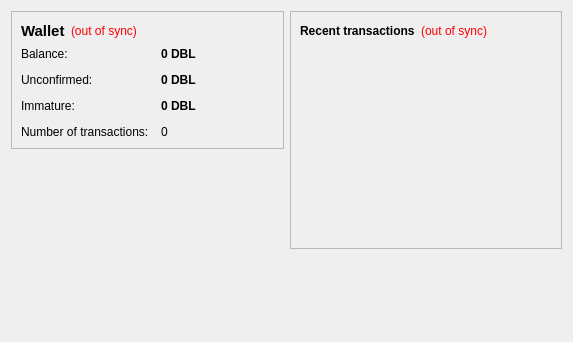
<?xml version="1.0" encoding="UTF-8"?>
<ui version="4.0">
 <class>OverviewPage</class>
 <widget class="QWidget" name="OverviewPage">
  <property name="geometry">
   <rect>
    <x>0</x>
    <y>0</y>
    <width>573</width>
    <height>342</height>
   </rect>
  </property>
  <property name="windowTitle">
   <string>Form</string>
  </property>
  <layout class="QHBoxLayout" name="horizontalLayout" stretch="1,1">
   <item>
    <layout class="QVBoxLayout" name="verticalLayout_2">
     <item>
      <widget class="QFrame" name="frame">
       <property name="frameShape">
        <enum>QFrame::StyledPanel</enum>
       </property>
       <property name="frameShadow">
        <enum>QFrame::Raised</enum>
       </property>
       <layout class="QVBoxLayout" name="verticalLayout_4">
        <item>
         <layout class="QHBoxLayout" name="horizontalLayout_4">
          <item>
           <widget class="QLabel" name="label_5">
            <property name="font">
             <font>
              <pointsize>11</pointsize>
              <weight>75</weight>
              <bold>true</bold>
             </font>
            </property>
            <property name="text">
             <string>Wallet</string>
            </property>
           </widget>
          </item>
          <item>
           <widget class="QLabel" name="labelWalletStatus">
            <property name="toolTip">
             <string>The displayed information may be out of date. Your wallet automatically synchronizes with the Doubloons network after a connection is established, but this process has not completed yet.</string>
            </property>
            <property name="styleSheet">
             <string notr="true">QLabel { color: red; }</string>
            </property>
            <property name="text">
             <string notr="true">(out of sync)</string>
            </property>
            <property name="alignment">
             <set>Qt::AlignLeading|Qt::AlignLeft|Qt::AlignVCenter</set>
            </property>
           </widget>
          </item>
          <item>
           <spacer name="horizontalSpacer_2">
            <property name="orientation">
             <enum>Qt::Horizontal</enum>
            </property>
            <property name="sizeHint" stdset="0">
             <size>
              <width>40</width>
              <height>20</height>
             </size>
            </property>
           </spacer>
          </item>
         </layout>
        </item>
        <item>
         <layout class="QFormLayout" name="formLayout_2">
          <property name="fieldGrowthPolicy">
           <enum>QFormLayout::AllNonFixedFieldsGrow</enum>
          </property>
          <property name="horizontalSpacing">
           <number>12</number>
          </property>
          <property name="verticalSpacing">
           <number>12</number>
          </property>
          <item row="0" column="0">
           <widget class="QLabel" name="label">
            <property name="text">
             <string>Balance:</string>
            </property>
           </widget>
          </item>
          <item row="0" column="1">
           <widget class="QLabel" name="labelBalance">
            <property name="font">
             <font>
              <weight>75</weight>
              <bold>true</bold>
             </font>
            </property>
            <property name="cursor">
             <cursorShape>IBeamCursor</cursorShape>
            </property>
            <property name="toolTip">
             <string>Your current balance</string>
            </property>
            <property name="text">
             <string notr="true">0 DBL</string>
            </property>
            <property name="textInteractionFlags">
             <set>Qt::LinksAccessibleByMouse|Qt::TextSelectableByKeyboard|Qt::TextSelectableByMouse</set>
            </property>
           </widget>
          </item>
          <item row="1" column="0">
           <widget class="QLabel" name="label_3">
            <property name="text">
             <string>Unconfirmed:</string>
            </property>
           </widget>
          </item>
          <item row="1" column="1">
           <widget class="QLabel" name="labelUnconfirmed">
            <property name="font">
             <font>
              <weight>75</weight>
              <bold>true</bold>
             </font>
            </property>
            <property name="cursor">
             <cursorShape>IBeamCursor</cursorShape>
            </property>
            <property name="toolTip">
             <string>Total of transactions that have yet to be confirmed, and do not yet count toward the current balance</string>
            </property>
            <property name="text">
             <string notr="true">0 DBL</string>
            </property>
            <property name="textInteractionFlags">
             <set>Qt::LinksAccessibleByMouse|Qt::TextSelectableByKeyboard|Qt::TextSelectableByMouse</set>
            </property>
           </widget>
          </item>
          <item row="3" column="0">
           <widget class="QLabel" name="label_2">
            <property name="text">
             <string>Number of transactions:</string>
            </property>
           </widget>
          </item>
          <item row="3" column="1">
           <widget class="QLabel" name="labelNumTransactions">
            <property name="toolTip">
             <string>Total number of transactions in wallet</string>
            </property>
            <property name="text">
             <string notr="true">0</string>
            </property>
           </widget>
          </item>
          <item row="2" column="0">
           <widget class="QLabel" name="labelImmatureText">
            <property name="text">
             <string>Immature:</string>
            </property>
           </widget>
          </item>
          <item row="2" column="1">
           <widget class="QLabel" name="labelImmature">
            <property name="font">
             <font>
              <weight>75</weight>
              <bold>true</bold>
             </font>
            </property>
            <property name="toolTip">
             <string>Mined balance that has not yet matured</string>
            </property>
            <property name="text">
             <string notr="true">0 DBL</string>
            </property>
            <property name="textInteractionFlags">
             <set>Qt::LinksAccessibleByMouse|Qt::TextSelectableByKeyboard|Qt::TextSelectableByMouse</set>
            </property>
           </widget>
          </item>
         </layout>
        </item>
       </layout>
      </widget>
     </item>
     <item>
      <spacer name="verticalSpacer">
       <property name="orientation">
        <enum>Qt::Vertical</enum>
       </property>
       <property name="sizeHint" stdset="0">
        <size>
         <width>20</width>
         <height>40</height>
        </size>
       </property>
      </spacer>
     </item>
    </layout>
   </item>
   <item>
    <layout class="QVBoxLayout" name="verticalLayout_3">
     <item>
      <widget class="QFrame" name="frame_2">
       <property name="frameShape">
        <enum>QFrame::StyledPanel</enum>
       </property>
       <property name="frameShadow">
        <enum>QFrame::Raised</enum>
       </property>
       <layout class="QVBoxLayout" name="verticalLayout">
        <item>
         <layout class="QHBoxLayout" name="horizontalLayout_2">
          <item>
           <widget class="QLabel" name="label_4">
            <property name="text">
             <string>&lt;b&gt;Recent transactions&lt;/b&gt;</string>
            </property>
           </widget>
          </item>
          <item>
           <widget class="QLabel" name="labelTransactionsStatus">
            <property name="toolTip">
             <string>The displayed information may be out of date. Your wallet automatically synchronizes with the Doubloons network after a connection is established, but this process has not completed yet.</string>
            </property>
            <property name="styleSheet">
             <string notr="true">QLabel { color: red; }</string>
            </property>
            <property name="text">
             <string notr="true">(out of sync)</string>
            </property>
            <property name="alignment">
             <set>Qt::AlignRight|Qt::AlignTrailing|Qt::AlignVCenter</set>
            </property>
           </widget>
          </item>
          <item>
           <spacer name="horizontalSpacer">
            <property name="orientation">
             <enum>Qt::Horizontal</enum>
            </property>
            <property name="sizeHint" stdset="0">
             <size>
              <width>40</width>
              <height>20</height>
             </size>
            </property>
           </spacer>
          </item>
         </layout>
        </item>
        <item>
         <widget class="QListView" name="listTransactions">
          <property name="styleSheet">
           <string notr="true">QListView { background: transparent; }</string>
          </property>
          <property name="frameShape">
           <enum>QFrame::NoFrame</enum>
          </property>
          <property name="verticalScrollBarPolicy">
           <enum>Qt::ScrollBarAlwaysOff</enum>
          </property>
          <property name="horizontalScrollBarPolicy">
           <enum>Qt::ScrollBarAlwaysOff</enum>
          </property>
          <property name="selectionMode">
           <enum>QAbstractItemView::NoSelection</enum>
          </property>
         </widget>
        </item>
       </layout>
      </widget>
     </item>
     <item>
      <spacer name="verticalSpacer_2">
       <property name="orientation">
        <enum>Qt::Vertical</enum>
       </property>
       <property name="sizeHint" stdset="0">
        <size>
         <width>20</width>
         <height>40</height>
        </size>
       </property>
      </spacer>
     </item>
    </layout>
   </item>
  </layout>
 </widget>
 <resources/>
 <connections/>
</ui>
